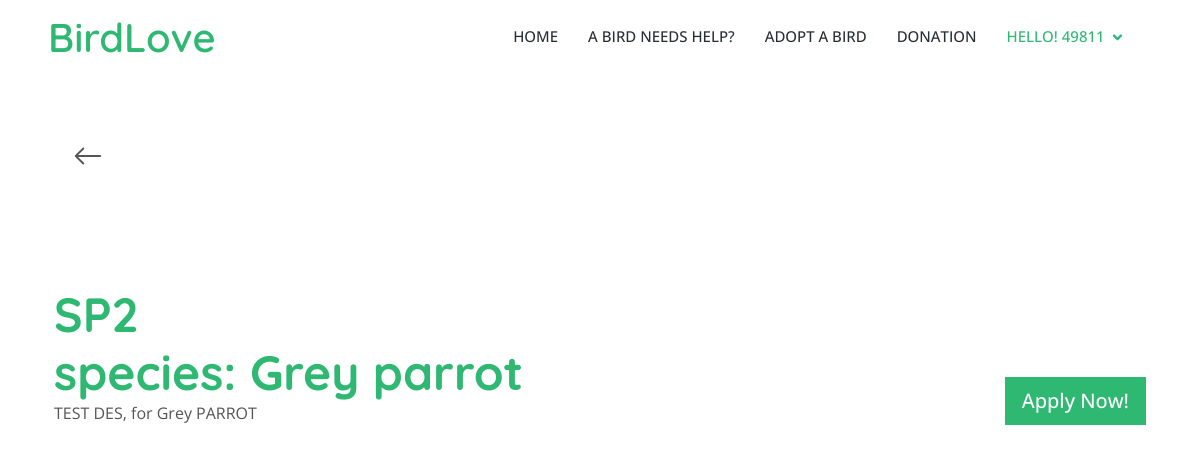
Page /bird/3 (signed in) on the committed database.
### birduser/models.py (models this page shows)
class bird(models.Model):
    name = models.CharField(blank= True, null= True, max_length=30)
    species = models.CharField(blank=True, null = True, max_length=30)
    age = models.SmallIntegerField(blank=True, null = True,)
    adoptDescription = models.TextField(verbose_name= "Description", null = True, blank=True)
    applyer = models.ManyToManyField(User, null = True, blank = True)

### birduser/views.py (the view)
# urls.py: path('bird/<int:birdid>', views.adoptapply, name = "adoptapplication"),
def adoptapply(request, birdid):
    if request.user.is_authenticated:
        birdInstance = bird.objects.get(id = birdid)
        pictlst = birdPicture.objects.filter(bird = birdInstance.id)
        if request.method == 'POST':
            birdInstance.applyer.add(request.user)
            context = {
                "bird" : birdInstance,
                'pictlst' : pictlst
            }
            return render(request, 'birduser/adoptionApplyForm.html', context)
        else:
            print(birdInstance.applyer)
            context = {
                "bird" : birdInstance,
                'pictlst' : pictlst
            }
            return render(request, 'birduser/adoptionApplyForm.html', context)
    else:
        return HttpResponseRedirect('../notlogin')

### birduser/templates/birduser/adoptionApplyForm.html (shortened to what this page needs)
{% include  "./head.html"%}
{%load crispy_forms_tags %}
{% block content %}
<button type="button" class = "btn btn-primary-outline" onClick="javascript:history.go(-1);"style ="margin: 5%">
    <svg xmlns="http://www.w3.org/2000/svg" width="30" height="30" fill="currentColor" class="bi bi-arrow-left" viewBox="0 0 16 16">
            <path fill-rule="evenodd" d="M15 8a.5.5 0 0 0-.5-.5H2.707l3.147-3.146a.5.5 0 1 0-.708-.708l-4 4a.5.5 0 0 0 0 .708l4 4a.5.5 0 0 0 .708-.708L2.707 8.5H14.5A.5.5 0 0 0 15 8z"/>
          </svg>
</button>
<div class="container-xxl py-5">
    <div class="container">
      <div
        class="row g-5 mb-5 align-items-end wow fadeInUp" data-wow-delay="0.1s">
        <div class="col-lg-6">
          <h1 class="display-5 mb-0"><span class="text-primary">{{bird.name}}<br>species: {{bird.species}}
          </h1>
          <p>{{bird.adoptDescription}}</p>
        </div>
        <div class="col-lg-6 text-lg-end">
            <form action="" method="post" class="form" enctype='multipart/form-data'>{% csrf_token %}
                <input type="submit" onclick="popup()" class = "btn btn-primary btn-lg" style = "margin-top : 10" name="submit" value="Apply Now!" />
            </form>
        </div>
      </div>
        </div>
      </div>
{% endblock %}

### birduser/templates/birduser/head.html (shortened to what this page needs)
{% load static %}
{% load django_bootstrap5 %}
{% bootstrap_css %}
{%load crispy_forms_tags %}
<head>
  <link
    href="https://cdnjs.cloudflare.com/ajax/libs/font-awesome/5.10.0/css/all.min.css"
    rel="stylesheet"
  />
  <link
    href="https://cdn.jsdelivr.net/npm/bootstrap-icons@1.4.1/font/bootstrap-icons.css"
    rel="stylesheet"
  />
  <link href="{%static "lib/animate/animate.min.css"%}" rel="stylesheet" />
  <link href="{% static "lib/lightbox/css/lightbox.min.css"%}" rel="stylesheet" />
  <link href="{%static "lib/owlcarousel/assets/owl.carousel.min.css"%}" rel="stylesheet" />
  <link href="{%static "css/bootstrap.min.css"%}" rel="stylesheet" />
  <link href="{% static "css/style.css"%}" rel="stylesheet" />
</head>
    <nav
    class="navbar navbar-expand-lg bg-white navbar-light sticky-top py-lg-0 px-4 px-lg-5 wow fadeIn"
    data-wow-delay="0.1s"
  >
    <a href="../" class="navbar-brand p-0">
      <h1 class="m-0 text-primary">BirdLove</h1>
    </a>
    <div class="collapse navbar-collapse py-4 py-lg-0" id="navbarCollapse">
      <div class="navbar-nav ms-auto">
        <a href="../" class="nav-item nav-link">Home</a>
        <a href="../help" class="nav-item nav-link">A Bird Needs Help?</a>
        <a href="../gallery" class="nav-item nav-link">Adopt a Bird</a>
        <a href="../donate" class="nav-item nav-link">Donation</a>
        {% if user.is_authenticated %}
        <div class="nav-item dropdown">
          <a
            href="#"
            class="nav-link dropdown-toggle active"
            data-bs-toggle="dropdown"
            >Hello!  {{ user.username }}</a>
        </div>
        {%endif%}
  </nav>
  </body>
</html>

### birduser/static/css/style.css (style rules this page uses)
.btn { font-weight: 500; transition: .5s; }
.btn.btn-primary, .btn.btn-secondary { color: #FFFFFF; }
.navbar.sticky-top { top: -100px; transition: .5s; }
.navbar .navbar-brand { display: flex; align-items: center; }
.navbar .dropdown-toggle::after { border: none; content: "\f107"; font-family: "Font Awesome 5 Free"; font-weight: 900; vertical-align: middle; margin-left: 8px; }
.navbar .navbar-nav .nav-link { margin-right: 30px; padding: 25px 0; color: #FFFFFF; font-size: 15px; font-weight: 500; text-transform: uppercase; outline: none; }
.navbar .navbar-nav .nav-link:hover, .navbar .navbar-nav .nav-link.active { color: var(--primary); }
.navbar .navbar-nav .nav-link { color: var(--dark); font-weight: 500; }

### rows in the picture
bird: name "SP2", species "Grey parrot", adoptDescription "TEST DES, for Grey PARROT"

### other values in the picture
{{ user.username }} "49811"
